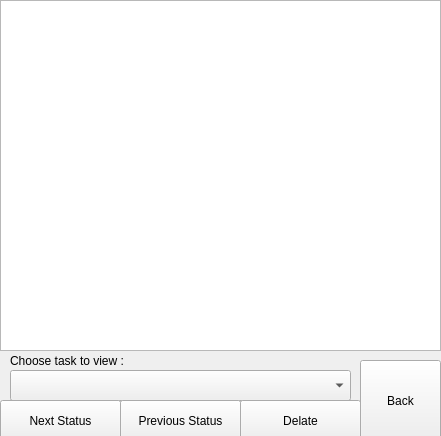
<?xml version="1.0" encoding="UTF-8"?>
<ui version="4.0">
 <class>Form</class>
 <widget class="QWidget" name="Form">
  <property name="geometry">
   <rect>
    <x>0</x>
    <y>0</y>
    <width>441</width>
    <height>436</height>
   </rect>
  </property>
  <property name="windowTitle">
   <string>Form</string>
  </property>
  <widget class="QComboBox" name="comboBox">
   <property name="geometry">
    <rect>
     <x>10</x>
     <y>370</y>
     <width>341</width>
     <height>31</height>
    </rect>
   </property>
  </widget>
  <widget class="QTextBrowser" name="textBrowser">
   <property name="geometry">
    <rect>
     <x>0</x>
     <y>0</y>
     <width>441</width>
     <height>351</height>
    </rect>
   </property>
  </widget>
  <widget class="QLabel" name="label">
   <property name="geometry">
    <rect>
     <x>10</x>
     <y>350</y>
     <width>231</width>
     <height>21</height>
    </rect>
   </property>
   <property name="text">
    <string>Choose task to view :</string>
   </property>
  </widget>
  <widget class="QPushButton" name="pushButton">
   <property name="geometry">
    <rect>
     <x>0</x>
     <y>400</y>
     <width>121</width>
     <height>41</height>
    </rect>
   </property>
   <property name="text">
    <string>Next Status</string>
   </property>
  </widget>
  <widget class="QPushButton" name="pushButton_2">
   <property name="geometry">
    <rect>
     <x>120</x>
     <y>400</y>
     <width>121</width>
     <height>41</height>
    </rect>
   </property>
   <property name="text">
    <string>Previous Status</string>
   </property>
  </widget>
  <widget class="QPushButton" name="pushButton_3">
   <property name="geometry">
    <rect>
     <x>240</x>
     <y>400</y>
     <width>121</width>
     <height>41</height>
    </rect>
   </property>
   <property name="text">
    <string>Delate</string>
   </property>
  </widget>
  <widget class="QPushButton" name="pushButton_4">
   <property name="geometry">
    <rect>
     <x>360</x>
     <y>360</y>
     <width>81</width>
     <height>81</height>
    </rect>
   </property>
   <property name="text">
    <string>Back</string>
   </property>
  </widget>
 </widget>
 <resources/>
 <connections/>
</ui>
